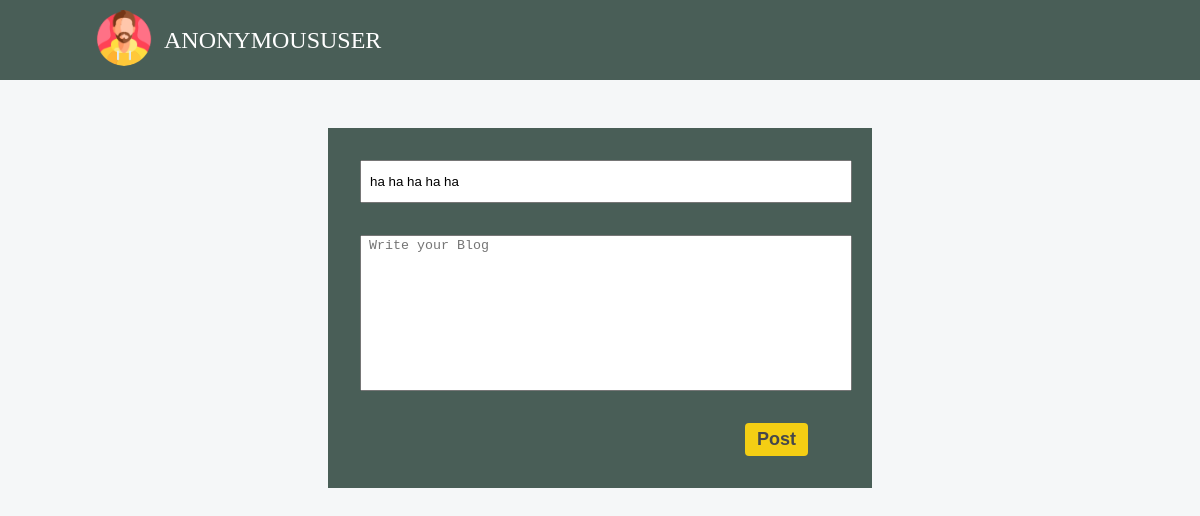
The page /blog/update/7/ on the database as committed earlier.
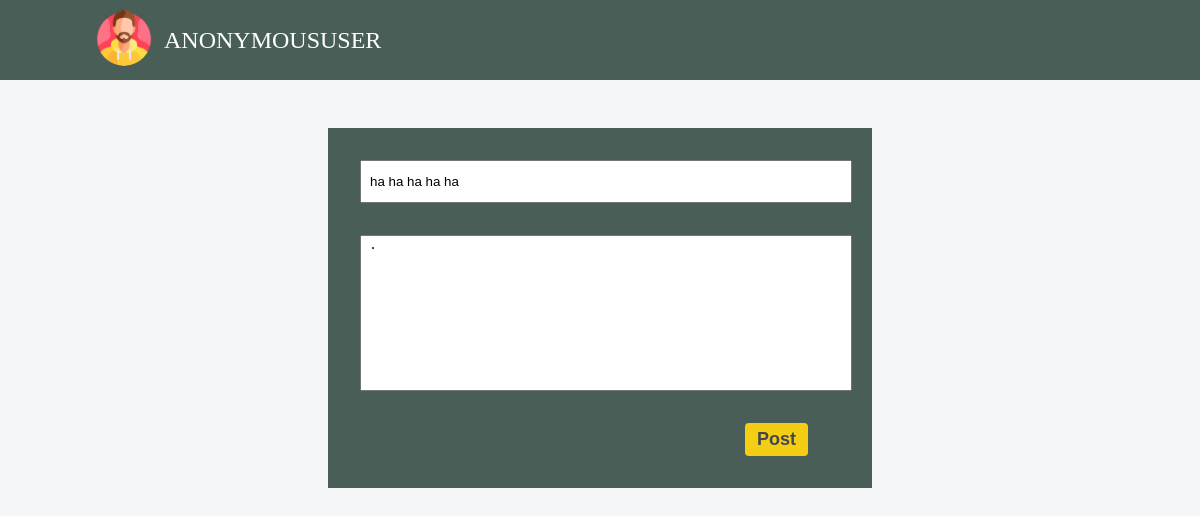
The same page on the database as committed later.
### blogs/models.py (models this page shows)
class Blog(models.Model):
    title = models.CharField(max_length=100)
    desc = models.TextField()
    date_posted = models.DateField()
    is_archived = models.BooleanField(default=False)
    owner = models.ForeignKey(User, on_delete=models.CASCADE)

### blogs/views.py (the view, shortened to what this page needs)
# urls.py: path('update/<int:pk>/', BlogUpdateView.as_view(), name='blog-update'),
class BlogUpdateView(View):
    def get_queryset(self):
        pk = self.kwargs.get('pk')
        blog = get_object_or_404(Blog, pk=pk)
        return blog
    def get(self, request, **kwargs):
        context = self.get_queryset()
        return render(request, 'blog/blog.html', {'blog' : context})

### blogs/templates/blog/blog.html (shortened to what this page needs)
{% load static %}
<!DOCTYPE html>
<html lang="en">
<head>
</head>
<body>
    <nav>
        <div class="left">
            <a href="{% url 'home' %}"><img src="{% static 'images/man.png' %}" alt="avatar" class="circle-avatar"></a>
            <a href="#" class="user-title">{{request.user}}</a>
        </div>
    </nav>
    <form method="POST">
        {% if blog %}
            <input type="text" name="title" class="inp inp-title" placeholder="Blog Title" value="{{blog.title}}">
            <textarea name="desc" cols="30" rows="10" class="inp" placeholder="Write your Blog">{{blog.desc}}</textarea>
            <button type="submit" class="btn-post">Post</button>
        {% else %}
            <input type="text" name="title" class="inp inp-title" placeholder="Blog Title">
            <textarea name="desc" cols="30" rows="10" class="inp" placeholder="Write your Blog"></textarea>
            <button type="submit" class="btn-post">Post</button>
        {% endif %}
    </form>
</body>
</html>

Rows that differ between the two databases and show on the page:
changed Blog "ha ha ha ha ha": desc (not shown) → "."
